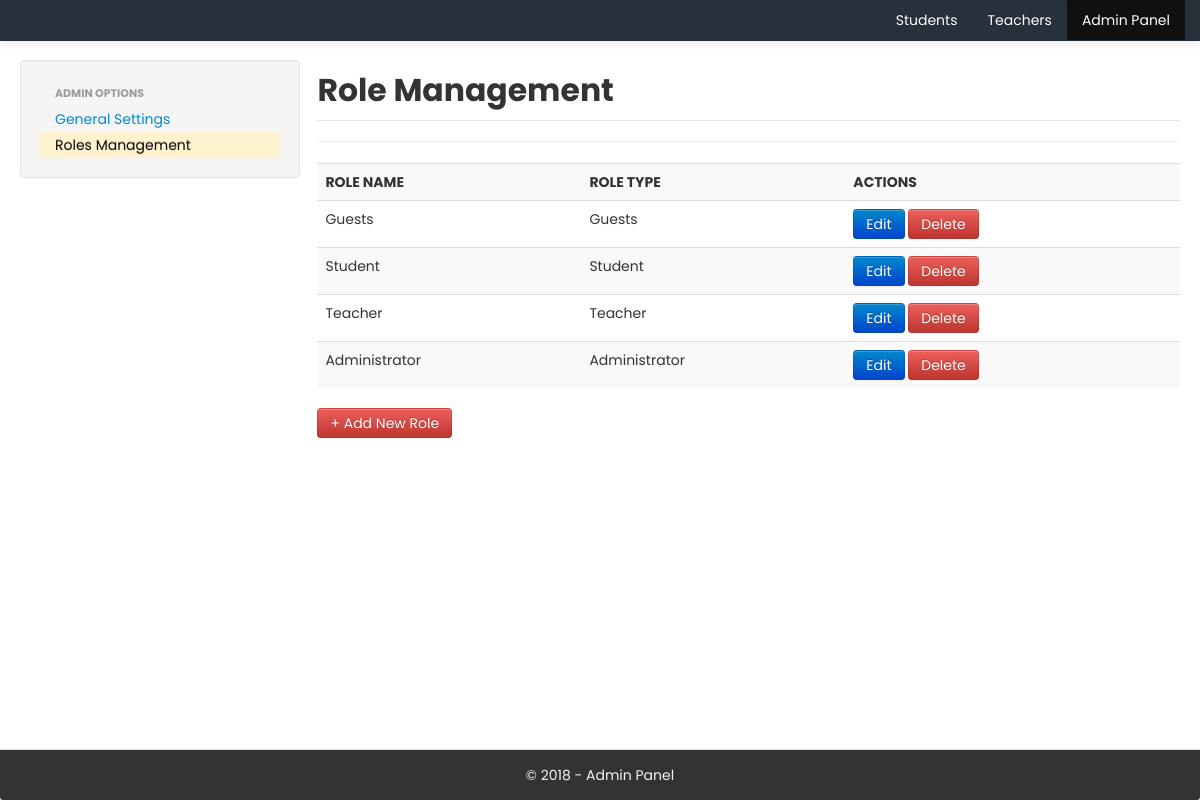
The app's page /admin/roles.php (signed in) with its own data.
### tables this page shows
CREATE TABLE `APP_groups` (
  `groupid` int(11) NOT NULL,
  `name` varchar(255) NOT NULL,
  `type` int(11) NOT NULL,
  `priority` int(11) NOT NULL,
  `color` varchar(50) NOT NULL,
  `canban` int(11) NOT NULL,
  `canhideavt` int(11) NOT NULL,
  `canedit` int(11) NOT NULL
);

### lib/mysql.class.php (called while the page is built, shortened)
<?php
class SafeMySQL
{
  private $conn;
  public $asObj;
  private $defaults = array(
    'host'      => 'localhost',
    'user'      => 'appv2',
    'pass'      => 'appv2',
    'db'        => 'appv2',
    'port'      => NULL,
    'socket'    => NULL,
    'pconnect'  => false,
    'charset'   => 'utf8',
    'errmode'   => 'error',
    'exception' => 'Exception',
    'asObj'     => true,
  );
  function __construct($opt = array())
  {
    $opt = array_merge($this->defaults,$opt);
    $this->asObj = $opt['asObj'];
    @$this->conn = mysqli_connect($opt['host'], $opt['user'], $opt['pass'], $opt['db'], $opt['port'], $opt['socket']);
    mysqli_set_charset($this->conn, $opt['charset']) or $this->error(mysqli_error($this->conn));
  }
  public function ret($value)
  {
    if($this->asObj)
    return (object)$value;
    else
    return $value;
  }
  public function fetch($result,$mode=self::RESULT_ASSOC)
  {
    return mysqli_fetch_array($result, $mode);
  }
  public function getRow()
  {
    $query = $this->prepareQuery(func_get_args());
    if ($res = $this->rawQuery($query)) {
      $ret = $this->fetch($res);
      return $this->ret($ret);
    }
    return FALSE;
  }
  public function getAll()
  {
    $ret   = array();
    $query = $this->prepareQuery(func_get_args());
    if ( $res = $this->rawQuery($query) )
    {
      while($row = $this->fetch($res))
      {
        $ret[] = $this->ret($row);
      }
    }
    return $ret;
  }
  private function rawQuery($query)
  {
    $start = microtime(TRUE);
    $res   = mysqli_query($this->conn, $query);
    $timer = microtime(TRUE) - $start;
    return $res;
  }
  private function prepareQuery($args)
  {
    $query = '';
    $raw   = array_shift($args);
    $array = preg_split('~(\?[nsiuap])|(:[A-Za-z0-9]+)~u'," ".$raw,null,PREG_SPLIT_DELIM_CAPTURE);
    $anum  = count($args);
    $array = array_values(array_filter($array));
    preg_match("~:([A-Za-z0-9]+)~u", $raw, $match);
    $named = count($match);
    if($named)
    $vals = array_shift($args);
    else
    $vals = array();
    $pnum  = floor(count($array) / 2) - floor(count($vals)/2);
    foreach ($array as $i => $part)
    {
      if ( ($i % 2) == 0 )
      {
        $query .= $part;
        continue;
      }
      $value = array_shift($args);
      switch ($part)
      {
        case '?i':
        $part = $this->escapeInt($value);
        break;
      }
      $query .= $part;
    }
    return $query;
  }
  private function escapeInt($value)
  {
    return $value;
  }
}

### inc/init.php (called while the page is built, shortened)
<?php
$set = new stdClass();
include APP_ROOT."/lib/mysql.class.php";
include APP_ROOT."/lib/options.class.php";
$db = new SafeMySQL(array(
	'host' 	=> $set->db_host,
	'user'	=> $set->db_user,
	'pass'	=> $set->db_pass,
	'db'=> $set->db_name));
	$user = new User($db);
	$options = new Options;

### lib/options.class.php (called while the page is built, shortened)
<?php
class Options
{
	public function html($string) {
		return htmlentities($string, ENT_QUOTES);
	}
}

### lib/users.class.php (called while the page is built, shortened)
<?php
class User {
	var $db;
	var $data;
	function __construct($db) {
		$this->db = $db;
		$this->data = new stdClass();
		if($this->islg()){
			$this->data = $this->grabData($_SESSION['user']);
		}
		$this->group = $this->getGroup();
	}
	function islg() {
		if(isset($_SESSION['user']))
		return true;
		return false;
	}
	function getGroup($userid = 0) {
		if(!$userid)
		return $this->db->getRow("SELECT * FROM `".APP_PREFIX."groups` WHERE `groupid` = ?i", $this->data->groupid);
		$u = $this->db->getRow("SELECT `groupid` FROM `".APP_PREFIX."users` WHERE `userid` = ?i", $userid);
		return $this->db->getRow("SELECT * FROM `".APP_PREFIX."groups` WHERE `groupid` = ?i", $u->groupid);
	}
	function grabData($userid) {
		return $this->db->getRow("SELECT * FROM `".APP_PREFIX."users` WHERE `userid` = ?i", $userid);
	}
}

### admin/roles.php (the view, shortened to what this page needs)
<?php
include '../inc/init.php';
$groups_type = array("Guests", "Student", "Teacher", "Administrator");
$ignored_columns = array("groupid", "name", "type", "priority", "color");
$data = $db->getAll("SELECT * FROM `".APP_PREFIX."groups` ORDER BY `type`,`priority`");
$columns = get_object_vars($data[0]);
$act = isset($_GET['act']) ? $_GET['act'] : NULL;
include 'header.php';
?>
<div class="container-fluid">
  <div class="row-fluid">
    <div class="span3">
      <div class="well sidebar-nav sidebar-nav-fixed">
        <ul class="nav nav-list">
          <li class="nav-header">ADMIN OPTIONS</li>
          <li><a href='index.php'>General Settings</a></li>
          <li class='active'><a href='roles.php'>Roles Management</a></li>
        </ul>
      </div>
    </div>
    <div class="span9">
      <?php
      if(($act == "add") || ($act == 'edit')) {
        $edit = 0;
        $editable = 0;
        if(($act == 'edit') && ($group = $db->getRow("SELECT * FROM `".APP_PREFIX."groups` WHERE `groupid` = ?i", $_GET['id']))) {
          $edit = 1;
          if($group->groupid > 4)
          $editable = 1;
        }
        $show_types = '';
        $show_can_options = '';
        foreach ($groups_type as $k => $v)
        if($k != 0)
        $show_types .= "<option value='$k' ".($edit && ($group->type == $k) ? "selected='1'" : "").">".$options->html($v)."</option>";
        foreach ($columns as $k => $v) {
          $safe_name = $options->html($k);
          if(!in_array($k, $ignored_columns))
          if((strpos($k, "can") !== FALSE)) {
            $show_can_options .= "
            <div class='control-group'>
            <label class='control-label' for='$safe_name'>".$options->prettyPrint(str_ireplace("can", "can ", $safe_name))."</label>
            <div class='controls'>
            <select id='$safe_name' name='$safe_name' class='input-xlarge'>
            <option value='0' ".($edit && ($group->$k == 0) ? "selected='1'" : "").">No</option>
            <option value='1' ".($edit && ($group->$k == 1) ? "selected='1'" : "").">Yes</option>
            </select>
            </div>
            </div>";
          } else {
            $show_can_options .= "
            <div class='control-group'>
            <label class='control-label' for='$safe_name'>".$options->prettyPrint($safe_name)."</label>
            <div class='controls'>
            <input type='text' id='$safe_name' name='$safe_name' ".($edit ? "value='".$options->html($group->$k)."'" : "")." class='input-xlarge'>
            </div>
            </div>
            ";
          }
        }
        echo "
        <form class='form-horizontal' action='#' method='post'>
        <fieldset>
        <legend>".($edit ? "Edit" : "Add")." Role</legend>
        <div class='control-group'>
        <label class='control-label' for='name'>Name</label>
        <div class='controls'>
        <input id='name' name='name' type='text' ".($edit ? "value='".$options->html($group->name)."'" : "")." class='input-xlarge'>
        </div>
        </div>";
        if($editable || !$edit)
        echo "
        <div class='control-group'>
        <label class='control-label' for='type'>Type</label>
        <div class='controls'>
        <select id='type' name='type' class='input-xlarge'>
        $show_types
        </select>
        </div>
        </div>";
        echo "
        <div class='control-group'>
        <label class='control-label' for='priority'>Priority</label>
        <div class='controls'>
        <input id='priority' name='priority' type='text' class='input-small' ".($edit ? "value='".$options->html($group->priority)."'" : "value='1'").">
        <p class='help-block'>the bigger the number the higher the priority it has compared with same type</p>
        </div>
        </div>
        <div class='control-group'>
        <label class='control-label' for='color'>Color</label>
        <div class='controls'>
        <input id='color' name='color' type='text' ".($edit ? "value='".$options->html($group->color)."'" : "")." class='input-small'>
        <p class='help-block'>eg: <b>#00ff00</b> or <b>lime</b></p>
        </div>
        </div>
        $show_can_options
        <div class='control-group'>
        <div class='controls'>
        <input type='submit' value='Save Role' class='btn btn-success'>  <a href='?' class='btn'>Cancel</a>
        </div>
        </div>
        </fieldset>
        </form>";
      } else {
        echo "<legend><h2>Role Management</h2></legend>
        <hr/>";
        echo "<table class='table table-striped'>
        <tr class='text-primary' style='text-transform:uppercase;'>
        <strong>
        <th>Role Name</th>
        <th>Role Type</th>
        <th>Actions</th>
        </strong>
        </tr>";
        foreach ($data as $d) {
          if($d->groupid > 0)
          $delbtn = "<a href='?act=del&id=$d->groupid' class='btn btn-danger'>Delete</a>";
          else
          $delbtn = '';
          echo "
          <tr>
          <td>".$options->html($d->name)."</td>
          <td>".$groups_type[$d->type]."</td>
          <td><a href='?act=edit&id=$d->groupid' class='btn btn-primary'>Edit</a> $delbtn</td>
          </tr>";
        }
        echo "</table>
        <a href='?act=add' class='btn btn-danger'>+ Add New Role</a>
        ";
      }
      ?>
    </div>
  </div>
</div>
<?php
include 'footer.php';
?>

### css/main.css (style rules this page uses)
.sidebar-nav-fixed { position:fixed; top:60px; width:20%; }

### admin/header.php (style rules this page uses)
body { padding-top: 60px; padding-bottom: 60px; }

### records on screen
app_groups: name "Guests", type "Guests"
app_groups: name "Student", type "Student"
app_groups: name "Teacher", type "Teacher"
app_groups: name "Administrator", type "Administrator"

### other values on screen
$v[1]['name'] "Students"
$v[1]['name'] "Teachers"
$v[1]['name'] "Admin Panel"
